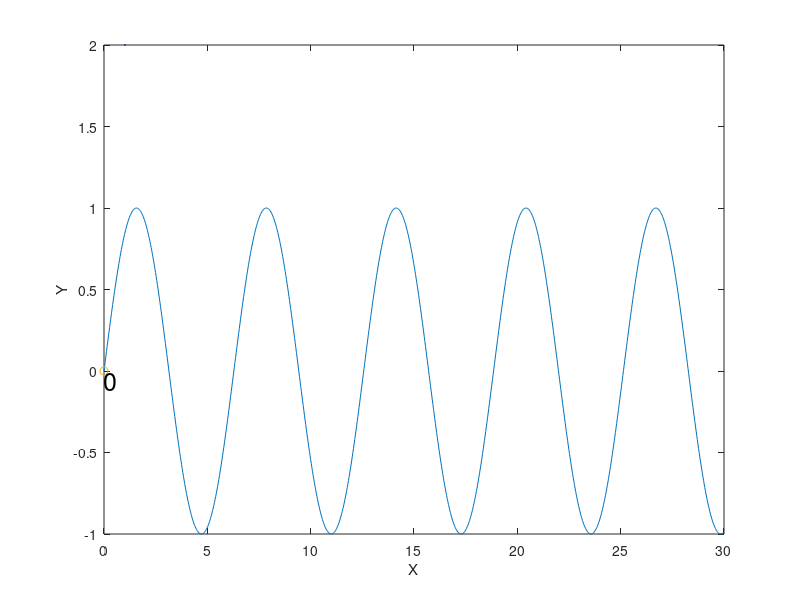

Write MATLAB code to recreate this figure. (Note: this script raises an error after producing the figure.)
x = linspace(0,30,1000);
y = sin(x);
plot(x,y,LineWidth=2)
axis manual
xlabel('X')
ylabel('Y')

ax = gca;
h = hgtransform('Parent',ax);
hold on
plot(x(1),y(1),'o','Parent',h,LineWidth=2);
hold off
t = text(x(1),y(1),num2str(y(1)),'Parent',h,...
    'VerticalAlignment','top','FontSize',18);

for k = 2:length(x)
    m = makehgtform('translate',x(k)-x(1),y(k)-y(1),0);
    h.Matrix = m;
    pause(0.1)
    t.String = num2str(y(k));
    drawnow
end